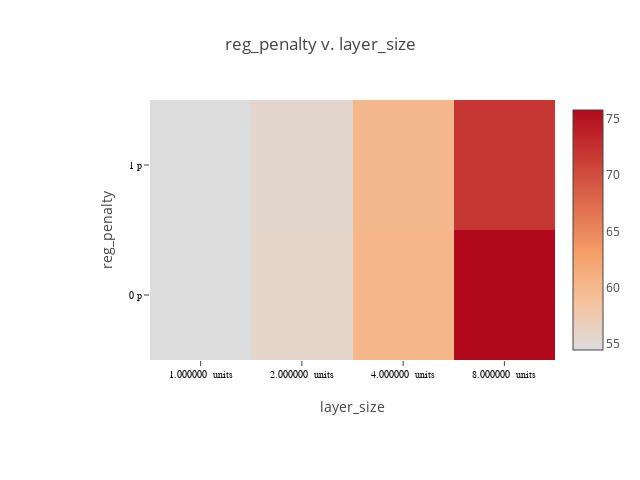

Notebook code for this chart:
### Code cell
plot_matrix(lossframe, "reg_penalty", "layer_size", x_suffix=" units", y_suffix="p")

### Figure 1 — Plotly figure (JSON) as saved in the notebook; plotly's stock layout.template omitted (floating-point values rounded to 4 significant figures)
{"data": [{"colorscale": [[0, "rgb(0,0,255)", [1, "rgb(255,0,0)"]]], "type": "heatmap", "x": ["1.000000  units", "2.000000  units", "4.000000  units", "8.000000  units"], "y": ["0 p", "0 p", "0 p", "0 p", "1 p"], "z": [[54.43, 55.67, 62.77, 323.0], [54.36, 56.12, 63.1, 79.55], [54.44, 56.03, 60.66, 76.66], [54.47, 55.74, 60.36, 75.78], [54.49, 55.58, 60.13, 71.95]]}], "layout": {"height": 480, "margin": {"b": 120, "l": 150, "r": 30, "t": 100}, "title": "reg_penalty v. layer_size", "width": 640, "xaxis": {"tickfont": {"color": "black", "family": "Arial, sans-serif", "size": 10}, "title": "layer_size"}, "yaxis": {"tickfont": {"color": "black", "family": "Arial, sans-serif", "size": 10}, "title": "reg_penalty"}}}
